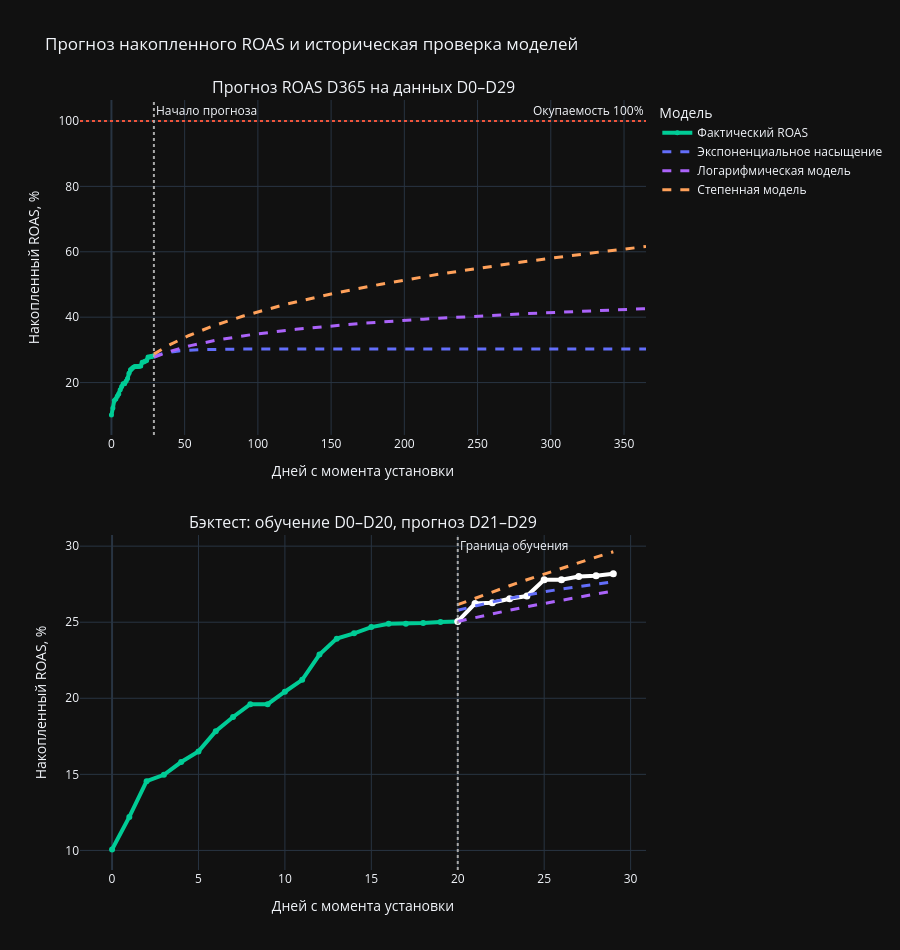

Write notebook code for a chart like this one.
### Markdown cell above
### Визуализация результатов

### Code cell
colors = {
    "exponential": "#636EFA",
    "logarithmic": "#AB63FA",
    "power": "#FFA15A"
}

fig = make_subplots(
    rows=2,
    cols=1,
    vertical_spacing=0.13,
    subplot_titles=(
        "Прогноз ROAS D365 на данных D0–D29",
        "Бэктест: обучение D0–D20, прогноз D21–D29"
    )
)


# Верхний график: полный прогноз D365
fig.add_trace(
    go.Scatter(
        x=actual["days_since_install"],
        y=actual["actual_roas_pct"],
        mode="lines+markers",
        name="Фактический ROAS",
        line=dict(color="#00CC96", width=4),
        marker=dict(size=5)
    ),
    row=1,
    col=1
)

future_mask = (
    full_forecast["days_since_install"] >= LAST_ACTUAL_DAY
)

for model_name, model in full_models.items():
    fig.add_trace(
        go.Scatter(
            x=full_forecast.loc[
                future_mask,
                "days_since_install"
            ],
            y=full_forecast.loc[
                future_mask,
                f"{model_name}_roas_pct"
            ],
            mode="lines",
            name=model["label"],
            line=dict(
                color=colors[model_name],
                width=3,
                dash="dash"
            )
        ),
        row=1,
        col=1
    )


# Нижний график: обучение и проверочная выборка
fig.add_trace(
    go.Scatter(
        x=train["days_since_install"],
        y=train["actual_roas_pct"],
        mode="lines+markers",
        name="Обучающий факт D0–D20",
        line=dict(color="#00CC96", width=4),
        marker=dict(size=6),
        showlegend=False
    ),
    row=2,
    col=1
)

# Добавляем D20, чтобы линия факта была непрерывной
test_for_plot = actual[
    actual["days_since_install"] >= BACKTEST_END_DAY
]

fig.add_trace(
    go.Scatter(
        x=test_for_plot["days_since_install"],
        y=test_for_plot["actual_roas_pct"],
        mode="lines+markers",
        name="Отложенный факт D21–D29",
        line=dict(color="#FFFFFF", width=4),
        marker=dict(size=7),
        showlegend=False
    ),
    row=2,
    col=1
)

backtest_plot_mask = (
    backtest_forecast["days_since_install"]
    >= BACKTEST_END_DAY
)

for model_name, model in backtest_models.items():
    fig.add_trace(
        go.Scatter(
            x=backtest_forecast.loc[
                backtest_plot_mask,
                "days_since_install"
            ],
            y=backtest_forecast.loc[
                backtest_plot_mask,
                f"{model_name}_backtest_roas_pct"
            ],
            mode="lines",
            name=f"Бэктест: {model['label']}",
            line=dict(
                color=colors[model_name],
                width=3,
                dash="dash"
            ),
            showlegend=False
        ),
        row=2,
        col=1
    )


fig.add_hline(
    y=100,
    line_dash="dot",
    line_color="#EF553B",
    annotation_text="Окупаемость 100%",
    row=1,
    col=1
)

fig.add_vline(
    x=LAST_ACTUAL_DAY,
    line_dash="dot",
    line_color="#AAAAAA",
    annotation_text="Начало прогноза",
    row=1,
    col=1
)

fig.add_vline(
    x=BACKTEST_END_DAY,
    line_dash="dot",
    line_color="#AAAAAA",
    annotation_text="Граница обучения",
    row=2,
    col=1
)

fig.update_xaxes(
    title_text="Дней с момента установки",
    row=1,
    col=1
)

fig.update_xaxes(
    title_text="Дней с момента установки",
    row=2,
    col=1
)

fig.update_yaxes(
    title_text="Накопленный ROAS, %",
    row=1,
    col=1
)

fig.update_yaxes(
    title_text="Накопленный ROAS, %",
    row=2,
    col=1
)

fig.update_layout(
    title="Прогноз накопленного ROAS и историческая проверка моделей",
    template="plotly_dark",
    height=950,
    hovermode="x unified",
    legend_title_text="Модель"
)

fig.show()

### Figure 1 — Plotly figure (JSON) as saved in the notebook; plotly's stock layout.template omitted (floating-point values rounded to 4 significant figures; data arrays with more than 128 entries replaced by an {"elided": "..."} marker saying what was removed)
{"data": [{"line": {"color": "#00CC96", "width": 4}, "marker": {"size": 5}, "mode": "lines+markers", "name": "Фактический ROAS", "x": [0, 1, 2, 3, 4, 5, 6, 7, 8, 9, 10, 11, 12, 13, 14, 15, 16, 17, 18, 19, 20, 21, 22, 23, 24, 25, 26, 27, 28, 29], "y": [10.06, 12.2, 14.55, 14.97, 15.81, 16.51, 17.84, 18.77, 19.61, 19.61, 20.43, 21.21, 22.87, 23.92, 24.27, 24.68, 24.9, 24.9, 24.95, 25.02, 25.05, 26.23, 26.28, 26.54, 26.72, 27.79, 27.79, 28.01, 28.05, 28.19], "type": "scatter", "xaxis": "x", "yaxis": "y"}, {"line": {"color": "#636EFA", "dash": "dash", "width": 3}, "mode": "lines", "name": "Экспоненциальное насыщение", "x": {"elided": "337 int values"}, "y": {"elided": "337 float values"}, "type": "scatter", "xaxis": "x", "yaxis": "y"}, {"line": {"color": "#AB63FA", "dash": "dash", "width": 3}, "mode": "lines", "name": "Логарифмическая модель", "x": {"elided": "337 int values"}, "y": {"elided": "337 float values"}, "type": "scatter", "xaxis": "x", "yaxis": "y"}, {"line": {"color": "#FFA15A", "dash": "dash", "width": 3}, "mode": "lines", "name": "Степенная модель", "x": {"elided": "337 int values"}, "y": {"elided": "337 float values"}, "type": "scatter", "xaxis": "x", "yaxis": "y"}, {"line": {"color": "#00CC96", "width": 4}, "marker": {"size": 6}, "mode": "lines+markers", "name": "Обучающий факт D0–D20", "showlegend": false, "x": [0, 1, 2, 3, 4, 5, 6, 7, 8, 9, 10, 11, 12, 13, 14, 15, 16, 17, 18, 19, 20], "y": [10.06, 12.2, 14.55, 14.97, 15.81, 16.51, 17.84, 18.77, 19.61, 19.61, 20.43, 21.21, 22.87, 23.92, 24.27, 24.68, 24.9, 24.9, 24.95, 25.02, 25.05], "type": "scatter", "xaxis": "x2", "yaxis": "y2"}, {"line": {"color": "#FFFFFF", "width": 4}, "marker": {"size": 7}, "mode": "lines+markers", "name": "Отложенный факт D21–D29", "showlegend": false, "x": [20, 21, 22, 23, 24, 25, 26, 27, 28, 29], "y": [25.05, 26.23, 26.28, 26.54, 26.72, 27.79, 27.79, 28.01, 28.05, 28.19], "type": "scatter", "xaxis": "x2", "yaxis": "y2"}, {"line": {"color": "#636EFA", "dash": "dash", "width": 3}, "mode": "lines", "name": "Бэктест: Экспоненциальное насыщение", "showlegend": false, "x": [20, 21, 22, 23, 24, 25, 26, 27, 28, 29], "y": [25.79, 26.07, 26.33, 26.57, 26.79, 27.0, 27.18, 27.36, 27.51, 27.66], "type": "scatter", "xaxis": "x2", "yaxis": "y2"}, {"line": {"color": "#AB63FA", "dash": "dash", "width": 3}, "mode": "lines", "name": "Бэктест: Логарифмическая модель", "showlegend": false, "x": [20, 21, 22, 23, 24, 25, 26, 27, 28, 29], "y": [25.05, 25.31, 25.56, 25.79, 26.02, 26.24, 26.45, 26.66, 26.85, 27.04], "type": "scatter", "xaxis": "x2", "yaxis": "y2"}, {"line": {"color": "#FFA15A", "dash": "dash", "width": 3}, "mode": "lines", "name": "Бэктест: Степенная модель", "showlegend": false, "x": [20, 21, 22, 23, 24, 25, 26, 27, 28, 29], "y": [26.15, 26.58, 26.99, 27.4, 27.79, 28.18, 28.55, 28.92, 29.28, 29.63], "type": "scatter", "xaxis": "x2", "yaxis": "y2"}], "layout": {"xaxis": {"anchor": "y", "domain": [0.0, 1.0], "title": {"text": "Дней с момента установки"}}, "yaxis": {"anchor": "x", "domain": [0.565, 1.0], "title": {"text": "Накопленный ROAS, %"}}, "xaxis2": {"anchor": "y2", "domain": [0.0, 1.0], "title": {"text": "Дней с момента установки"}}, "yaxis2": {"anchor": "x2", "domain": [0.0, 0.435], "title": {"text": "Накопленный ROAS, %"}}, "annotations": [{"font": {"size": 16}, "showarrow": false, "text": "Прогноз ROAS D365 на данных D0–D29", "x": 0.5, "xanchor": "center", "xref": "paper", "y": 1.0, "yanchor": "bottom", "yref": "paper"}, {"font": {"size": 16}, "showarrow": false, "text": "Бэктест: обучение D0–D20, прогноз D21–D29", "x": 0.5, "xanchor": "center", "xref": "paper", "y": 0.435, "yanchor": "bottom", "yref": "paper"}, {"showarrow": false, "text": "Окупаемость 100%", "x": 1, "xanchor": "right", "xref": "x domain", "y": 100, "yanchor": "bottom", "yref": "y"}, {"showarrow": false, "text": "Начало прогноза", "x": 29, "xanchor": "left", "xref": "x", "y": 1, "yanchor": "top", "yref": "y domain"}, {"showarrow": false, "text": "Граница обучения", "x": 20, "xanchor": "left", "xref": "x2", "y": 1, "yanchor": "top", "yref": "y2 domain"}], "shapes": [{"line": {"color": "#EF553B", "dash": "dot"}, "type": "line", "x0": 0, "x1": 1, "xref": "x domain", "y0": 100, "y1": 100, "yref": "y"}, {"line": {"color": "#AAAAAA", "dash": "dot"}, "type": "line", "x0": 29, "x1": 29, "xref": "x", "y0": 0, "y1": 1, "yref": "y domain"}, {"line": {"color": "#AAAAAA", "dash": "dot"}, "type": "line", "x0": 20, "x1": 20, "xref": "x2", "y0": 0, "y1": 1, "yref": "y2 domain"}], "legend": {"title": {"text": "Модель"}}, "title": {"text": "Прогноз накопленного ROAS и историческая проверка моделей"}, "height": 950, "hovermode": "x unified"}}
